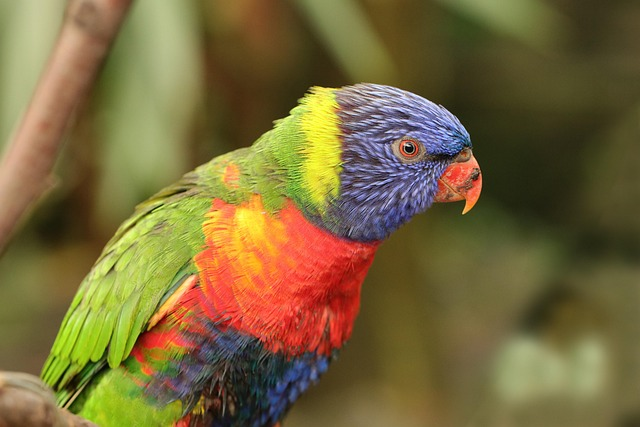
#> input picture images/bird.jpg, 640 x 427 px, found by its file name
$ python 'resize and save.py'
#> lines starting #> are read from the running program, lines starting #| are printed output that depends on the picture
import cv2
import matplotlib.pyplot as plt

def main():
    img = cv2.imread('images/bird.jpg')  # Load the image from the specified path
#> img is the input picture: shape (427, 640, 3); mean B, G, R 59.5, 104.7, 120.7

    # Resize the image to 300x300 pixels
    resized_img = cv2.resize(img, (1000, 1000))
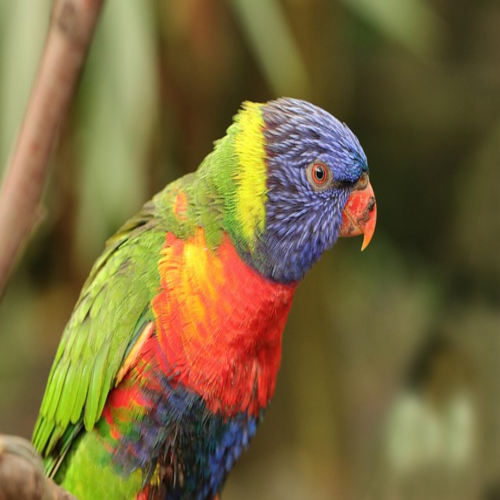
#> resized_img: shape (1000, 1000, 3) (shown at 1/2 size); mean B, G, R 59.4, 104.6, 120.6

    # Save the resized image to a new file
    cv2.imwrite('images/bird_resized.jpg', resized_img)

    # Display the original and resized images side by side
    plt.figure(figsize=(10, 5))
    plt.subplot(1, 2, 1)
    plt.imshow(cv2.cvtColor(img, cv2.COLOR_BGR2RGB))
    plt.title("Original Image")
    plt.axis('off')

    plt.subplot(1, 2, 2)
    plt.imshow(cv2.cvtColor(resized_img, cv2.COLOR_BGR2RGB))
    plt.title("Resized Image")
    plt.axis('off')
    plt.show()
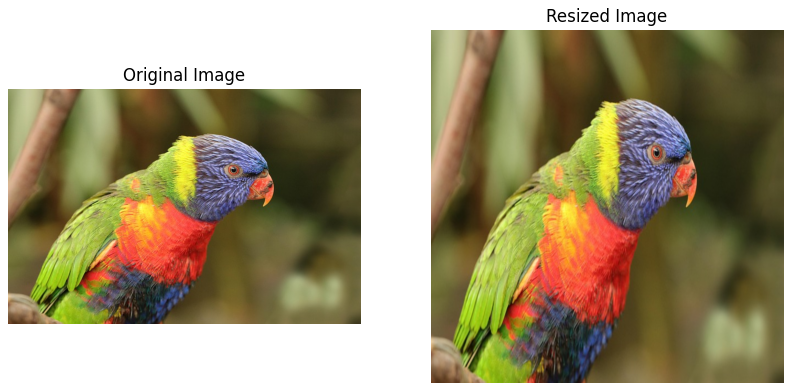
#> figure drawn by matplotlib, 2 panels

if __name__ == '__main__':
    main()

$ run again, with images/color.jpg copied over images/bird.jpg
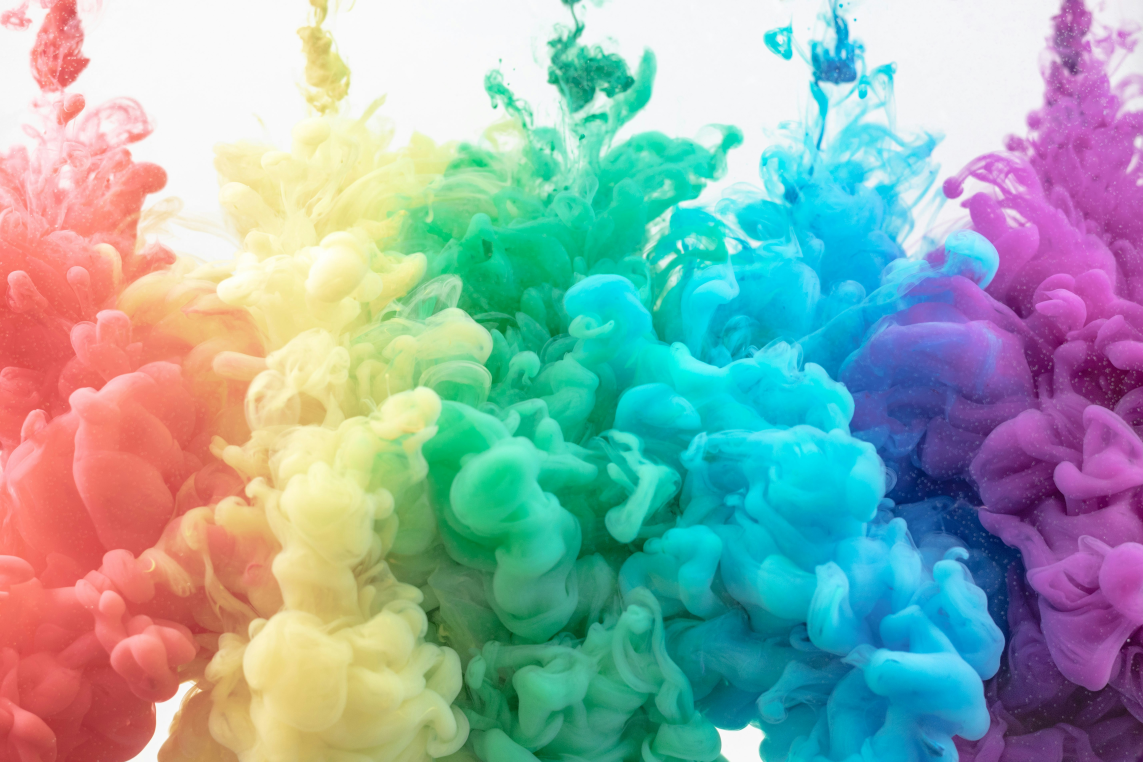
#> input picture images/color.jpg, 5714 x 3809 px, found by its file name (shown at 1/5 size)
#> in main, img is the input picture: shape (3809, 5714, 3); mean B, G, R 168.5, 171.9, 145.2
#> in main, `resized_img = cv2.resize(img, (1000, 1000))`:
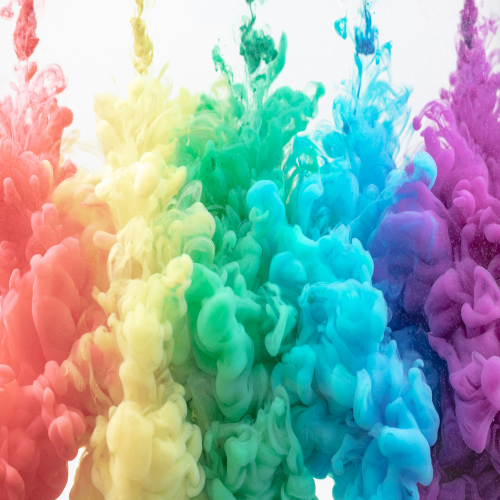
#> resized_img: shape (1000, 1000, 3) (shown at 1/2 size); mean B, G, R 168.4, 171.8, 145.1
#> in main, `plt.show()`:
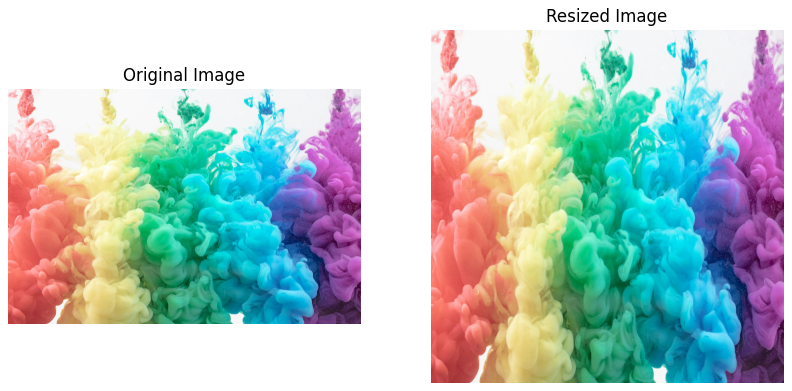
#> figure drawn by matplotlib, 2 panels

$ run again, with images/flower.jpg copied over images/bird.jpg
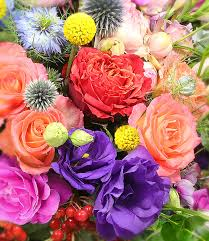
#> input picture images/flower.jpg, 209 x 241 px, found by its file name
#> in main, img is the input picture: shape (241, 209, 3); mean B, G, R 114.9, 115.5, 176.7
#> in main, `resized_img = cv2.resize(img, (1000, 1000))`:
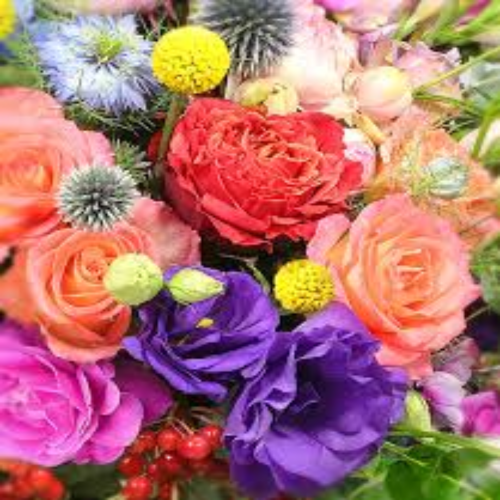
#> resized_img: shape (1000, 1000, 3) (shown at 1/2 size); mean B, G, R 114.8, 115.4, 176.6
#> in main, `plt.show()`:
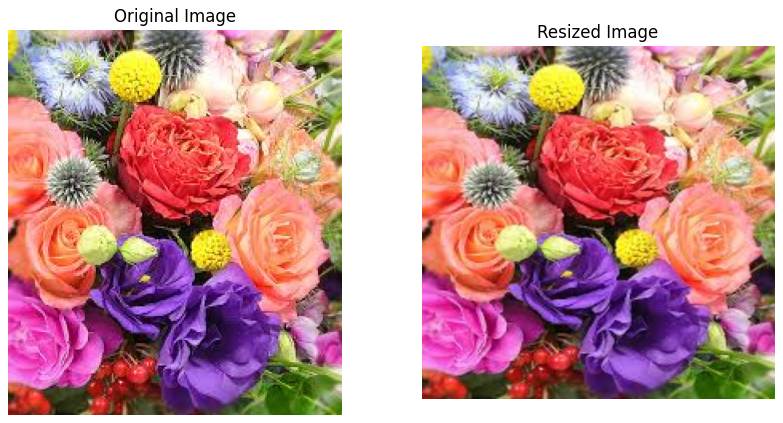
#> figure drawn by matplotlib, 2 panels
